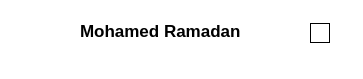
<?xml version="1.0" encoding="UTF-8"?>
<ui version="4.0">
 <class>AddInGroup</class>
 <widget class="QWidget" name="AddInGroup">
  <property name="geometry">
   <rect>
    <x>0</x>
    <y>0</y>
    <width>363</width>
    <height>79</height>
   </rect>
  </property>
  <property name="minimumSize">
   <size>
    <width>363</width>
    <height>79</height>
   </size>
  </property>
  <property name="windowTitle">
   <string>Form</string>
  </property>
  <property name="styleSheet">
   <string notr="true">background-color:white;</string>
  </property>
  <widget class="QLabel" name="label_2">
   <property name="geometry">
    <rect>
     <x>80</x>
     <y>20</y>
     <width>211</width>
     <height>21</height>
    </rect>
   </property>
   <property name="styleSheet">
    <string notr="true">font-size:13pt;
color:black;
font-weight:bold;</string>
   </property>
   <property name="text">
    <string>Mohamed Ramadan</string>
   </property>
  </widget>
  <widget class="QLabel" name="label">
   <property name="geometry">
    <rect>
     <x>10</x>
     <y>20</y>
     <width>55</width>
     <height>55</height>
    </rect>
   </property>
   <property name="text">
    <string/>
   </property>
   <property name="pixmap">
    <pixmap resource="../../../assets.qrc">:/icons/pfp.png</pixmap>
   </property>
   <property name="scaledContents">
    <bool>true</bool>
   </property>
  </widget>
  <widget class="QPushButton" name="pushButton">
   <property name="geometry">
    <rect>
     <x>310</x>
     <y>23</y>
     <width>20</width>
     <height>20</height>
    </rect>
   </property>
   <property name="styleSheet">
    <string notr="true">border: 1px solid black;</string>
   </property>
   <property name="text">
    <string/>
   </property>
  </widget>
 </widget>
 <resources>
  <include location="../../../assets.qrc"/>
 </resources>
 <connections/>
</ui>
